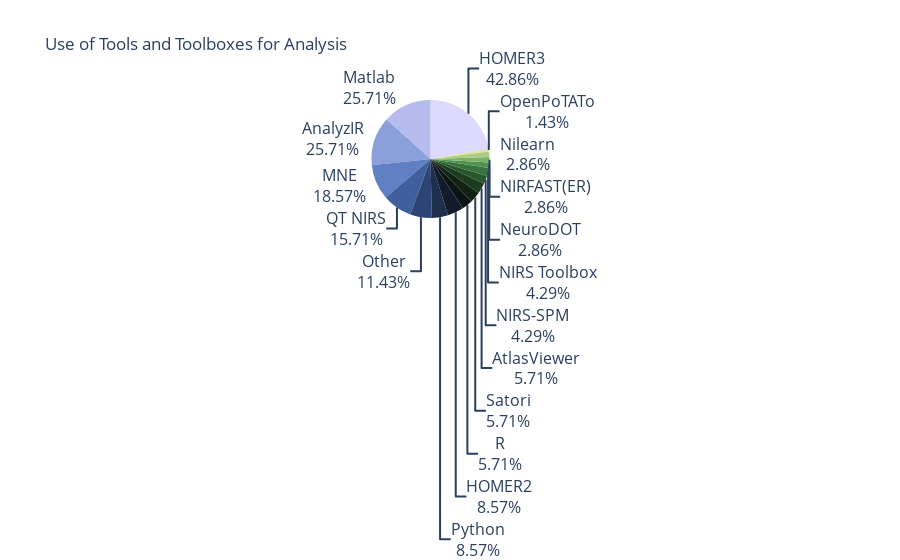

This figure's notebook cell:
### Markdown cell above
**Plot Toolbox Statistics**

### Code cell
# create distinct entries (rows) for each item in a list of items separated by commas
df_sig_tb = df_siganalysis['Toolbox used']
numentries = len(df_sig_tb)
df_sig_tb = df_sig_tb.apply(lambda x: x.split(','))
df_sig_tb = df_sig_tb.explode('Toolbox used')
# removes empty entries
df_sig_tb = df_sig_tb[df_sig_tb != '']
# removes all spaces from the beginning and end of each entry
df_sig_tb = df_sig_tb.str.strip()

# Calculate relative frequencies
df_pipe_tb_counts = pd.Series(df_sig_tb).value_counts(normalize=False)/numentries*100
# Create custom text for each slice
custom_text_pipe_tb = [f'{label}<br>{value:.2f}%' for label, value in zip(df_pipe_tb_counts.index, df_pipe_tb_counts)]

# extract and assign colors from colormap
num_categories=len(df_pipe_tb_counts)
# Sample colors from the colormap
#colors = cmap(np.linspace(0, 1, num_categories))
colors = cmap.discrete(num_categories)
# Convert colors to hex format
plotly_colors = ['#' + ''.join([f'{int(c * 255):02x}' for c in colors(i)[:3]]) for i in range(num_categories)]

# Create the pie chart
fig = go.Figure(data=go.Pie(
    labels=df_pipe_tb_counts.index,
    values=df_pipe_tb_counts.values,
    text = custom_text_pipe_tb,
    textposition='auto',
    textinfo = 'text',
    textfont=dict(size=16),
    marker=dict(colors=plotly_colors)
))



# Set the layout
fig.update_layout(
    title='Use of Tools and Toolboxes for Analysis',
    showlegend=False
)

# Show the chart
fig.show()
# Save the chart
plot(fig, filename='figs/pie_AnalysisToolboxes.html')

### Figure 1 — Plotly figure (JSON) as saved in the notebook; plotly's stock layout.template omitted (floating-point values rounded to 4 significant figures)
{"data": [{"labels": ["HOMER3", "Matlab", "AnalyzIR", "MNE", "QT NIRS", "Other", "Python", "HOMER2", "R", "Satori", "AtlasViewer", "NIRS-SPM", "NIRS Toolbox", "NeuroDOT", "NIRFAST(ER)", "Nilearn", "OpenPoTATo"], "marker": {"colors": ["#ded9ff", "#b6bced", "#8b9fdb", "#617fc3", "#40609d", "#2d4574", "#1e2e4d", "#131b2a", "#0d1514", "#122314", "#1c3b1f", "#28562c", "#37733c", "#509350", "#7cb369", "#accd83", "#dbe69b"]}, "text": ["HOMER3<br>42.86%", "Matlab<br>25.71%", "AnalyzIR<br>25.71%", "MNE<br>18.57%", "QT NIRS<br>15.71%", "Other<br>11.43%", "Python<br>8.57%", "HOMER2<br>8.57%", "R<br>5.71%", "Satori<br>5.71%", "AtlasViewer<br>5.71%", "NIRS-SPM<br>4.29%", "NIRS Toolbox<br>4.29%", "NeuroDOT<br>2.86%", "NIRFAST(ER)<br>2.86%", "Nilearn<br>2.86%", "OpenPoTATo<br>1.43%"], "textfont": {"size": 16}, "textinfo": "text", "textposition": "auto", "type": "pie", "values": [42.86, 25.71, 25.71, 18.57, 15.71, 11.43, 8.571, 8.571, 5.714, 5.714, 5.714, 4.286, 4.286, 2.857, 2.857, 2.857, 1.429]}], "layout": {"showlegend": false, "title": {"text": "Use of Tools and Toolboxes for Analysis"}}}
